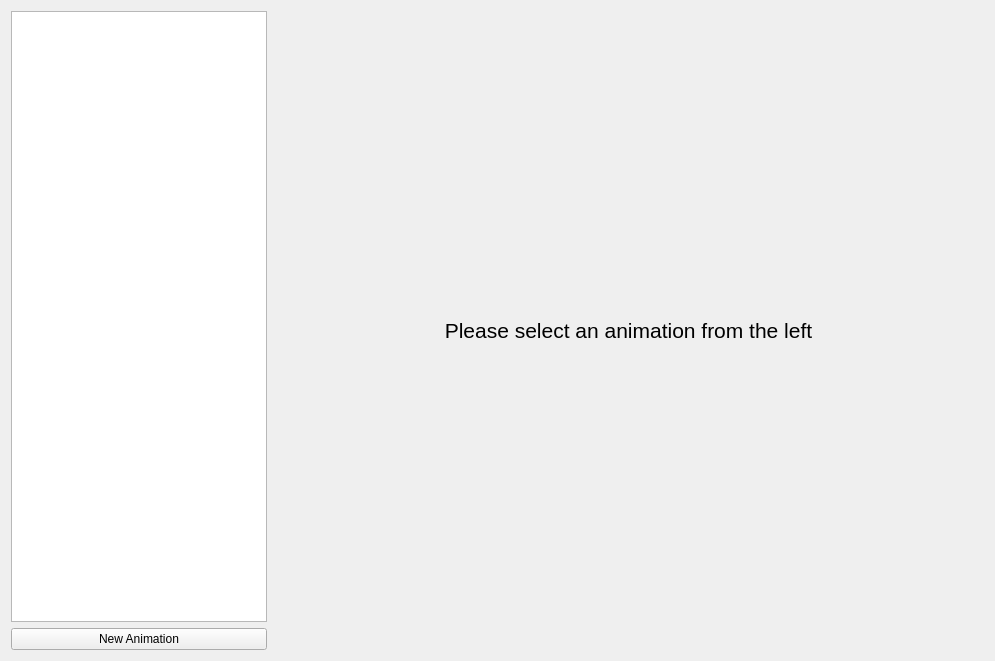
<?xml version="1.0" encoding="UTF-8"?>
<ui version="4.0">
 <class>pageAnimations</class>
 <widget class="QWidget" name="pageAnimations">
  <property name="geometry">
   <rect>
    <x>0</x>
    <y>0</y>
    <width>995</width>
    <height>661</height>
   </rect>
  </property>
  <property name="windowTitle">
   <string>Form</string>
  </property>
  <layout class="QHBoxLayout" name="horizontalLayout">
   <item>
    <layout class="QVBoxLayout" name="verticalLayout">
     <item>
      <widget class="QListView" name="lvAnimations">
       <property name="sizePolicy">
        <sizepolicy hsizetype="Minimum" vsizetype="Expanding">
         <horstretch>0</horstretch>
         <verstretch>0</verstretch>
        </sizepolicy>
       </property>
      </widget>
     </item>
     <item>
      <widget class="QPushButton" name="btnNewAnimation">
       <property name="text">
        <string>New Animation</string>
       </property>
      </widget>
     </item>
    </layout>
   </item>
   <item>
    <widget class="QStackedWidget" name="stackedControls">
     <property name="currentIndex">
      <number>0</number>
     </property>
     <widget class="QWidget" name="page_2">
      <layout class="QHBoxLayout" name="horizontalLayout_4">
       <item>
        <widget class="QLabel" name="label_4">
         <property name="font">
          <font>
           <pointsize>16</pointsize>
          </font>
         </property>
         <property name="text">
          <string>Please select an animation from the left</string>
         </property>
         <property name="alignment">
          <set>Qt::AlignmentFlag::AlignCenter</set>
         </property>
        </widget>
       </item>
      </layout>
     </widget>
     <widget class="QWidget" name="page">
      <layout class="QHBoxLayout" name="horizontalLayout_3">
       <item>
        <widget class="QGroupBox" name="groupBox">
         <property name="title">
          <string/>
         </property>
         <layout class="QFormLayout" name="formLayout">
          <item row="0" column="0">
           <widget class="QLabel" name="label">
            <property name="text">
             <string>Texture</string>
            </property>
           </widget>
          </item>
          <item row="0" column="1">
           <widget class="QLineEdit" name="tbTexture"/>
          </item>
          <item row="1" column="0">
           <widget class="QLabel" name="label_2">
            <property name="text">
             <string>Global Origin</string>
            </property>
           </widget>
          </item>
          <item row="1" column="1">
           <layout class="QHBoxLayout" name="horizontalLayout_2">
            <item>
             <widget class="QDoubleSpinBox" name="sbGlobalOriginX">
              <property name="minimum">
               <double>-1024.000000000000000</double>
              </property>
              <property name="maximum">
               <double>1024.000000000000000</double>
              </property>
             </widget>
            </item>
            <item>
             <widget class="QDoubleSpinBox" name="sbGlobalOriginY">
              <property name="minimum">
               <double>-1024.000000000000000</double>
              </property>
              <property name="maximum">
               <double>1024.000000000000000</double>
              </property>
             </widget>
            </item>
           </layout>
          </item>
          <item row="2" column="0">
           <widget class="QLabel" name="label_3">
            <property name="text">
             <string>Clips</string>
            </property>
           </widget>
          </item>
          <item row="2" column="1">
           <layout class="QVBoxLayout" name="verticalLayout_2">
            <item>
             <widget class="QListView" name="lvClips"/>
            </item>
            <item>
             <widget class="QPushButton" name="btnNewClip">
              <property name="text">
               <string>New Clip</string>
              </property>
             </widget>
            </item>
           </layout>
          </item>
         </layout>
        </widget>
       </item>
      </layout>
     </widget>
    </widget>
   </item>
  </layout>
 </widget>
 <resources/>
 <connections/>
</ui>
